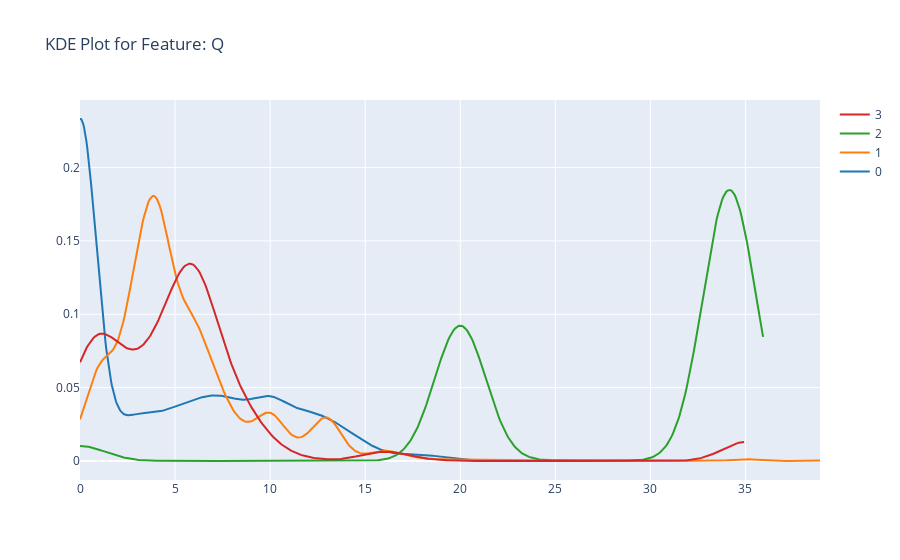
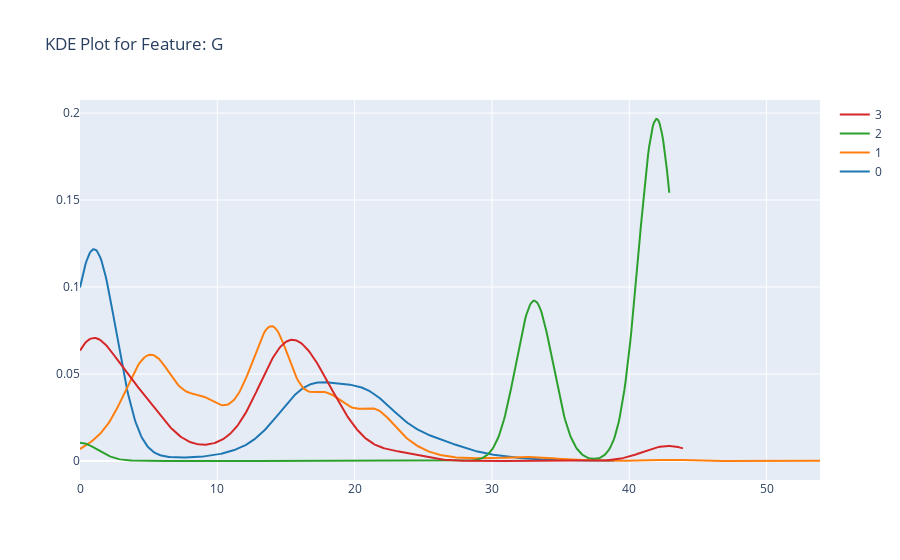
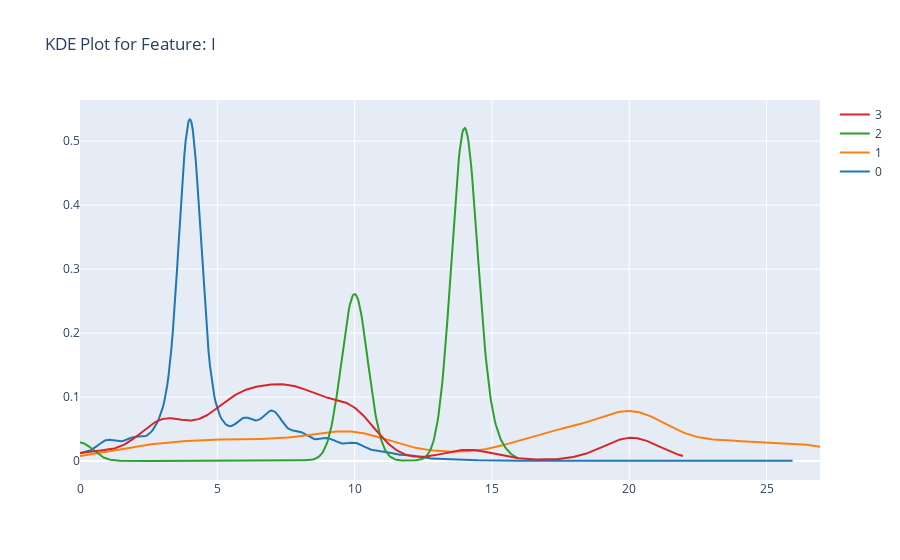

Notebook source saved alongside these figures, in order:
### Markdown cell above
## KDE Plots

### Code cell
import plotly.figure_factory as ff

# Example: Select top 3 features for KDE
top_features = importance_df['Feature'].head(3).tolist()

# Prepare KDEs for each class
for feature in top_features:
    class_values = []
    class_names = []

    for label in y.unique():
        class_values.append(df[df['label_encoded'] == label][feature])
        class_names.append(str(label))
    
    fig = ff.create_distplot(class_values, class_names, show_hist=False, show_rug=False)
    fig.update_layout(title=f"KDE Plot for Feature: {feature}")
    fig.show()

### Figure 1 — Plotly figure (JSON) as saved in the notebook; plotly's stock layout.template omitted (floating-point values rounded to 4 significant figures; data arrays with more than 128 entries replaced by an {"elided": "..."} marker saying what was removed)
{"data": [{"legendgroup": "0", "marker": {"color": "rgb(31, 119, 180)"}, "mode": "lines", "name": "0", "showlegend": true, "type": "scatter", "x": {"elided": "500 float values"}, "xaxis": "x", "y": {"elided": "500 float values"}, "yaxis": "y"}, {"legendgroup": "1", "marker": {"color": "rgb(255, 127, 14)"}, "mode": "lines", "name": "1", "showlegend": true, "type": "scatter", "x": {"elided": "500 float values"}, "xaxis": "x", "y": {"elided": "500 float values"}, "yaxis": "y"}, {"legendgroup": "2", "marker": {"color": "rgb(44, 160, 44)"}, "mode": "lines", "name": "2", "showlegend": true, "type": "scatter", "x": {"elided": "500 float values"}, "xaxis": "x", "y": {"elided": "500 float values"}, "yaxis": "y"}, {"legendgroup": "3", "marker": {"color": "rgb(214, 39, 40)"}, "mode": "lines", "name": "3", "showlegend": true, "type": "scatter", "x": {"elided": "500 float values"}, "xaxis": "x", "y": {"elided": "500 float values"}, "yaxis": "y"}], "layout": {"barmode": "overlay", "hovermode": "closest", "legend": {"traceorder": "reversed"}, "title": {"text": "KDE Plot for Feature: Q"}, "xaxis": {"anchor": "y2", "domain": [0, 1], "zeroline": false}, "yaxis": {"anchor": "free", "domain": [0, 1], "position": 0}}}

### Figure 2 — Plotly figure (JSON) as saved in the notebook; plotly's stock layout.template omitted (floating-point values rounded to 4 significant figures; data arrays with more than 128 entries replaced by an {"elided": "..."} marker saying what was removed)
{"data": [{"legendgroup": "0", "marker": {"color": "rgb(31, 119, 180)"}, "mode": "lines", "name": "0", "showlegend": true, "type": "scatter", "x": {"elided": "500 float values"}, "xaxis": "x", "y": {"elided": "500 float values"}, "yaxis": "y"}, {"legendgroup": "1", "marker": {"color": "rgb(255, 127, 14)"}, "mode": "lines", "name": "1", "showlegend": true, "type": "scatter", "x": {"elided": "500 float values"}, "xaxis": "x", "y": {"elided": "500 float values"}, "yaxis": "y"}, {"legendgroup": "2", "marker": {"color": "rgb(44, 160, 44)"}, "mode": "lines", "name": "2", "showlegend": true, "type": "scatter", "x": {"elided": "500 float values"}, "xaxis": "x", "y": {"elided": "500 float values"}, "yaxis": "y"}, {"legendgroup": "3", "marker": {"color": "rgb(214, 39, 40)"}, "mode": "lines", "name": "3", "showlegend": true, "type": "scatter", "x": {"elided": "500 float values"}, "xaxis": "x", "y": {"elided": "500 float values"}, "yaxis": "y"}], "layout": {"barmode": "overlay", "hovermode": "closest", "legend": {"traceorder": "reversed"}, "title": {"text": "KDE Plot for Feature: G"}, "xaxis": {"anchor": "y2", "domain": [0, 1], "zeroline": false}, "yaxis": {"anchor": "free", "domain": [0, 1], "position": 0}}}

### Figure 3 — Plotly figure (JSON) as saved in the notebook; plotly's stock layout.template omitted (floating-point values rounded to 4 significant figures; data arrays with more than 128 entries replaced by an {"elided": "..."} marker saying what was removed)
{"data": [{"legendgroup": "0", "marker": {"color": "rgb(31, 119, 180)"}, "mode": "lines", "name": "0", "showlegend": true, "type": "scatter", "x": {"elided": "500 float values"}, "xaxis": "x", "y": {"elided": "500 float values"}, "yaxis": "y"}, {"legendgroup": "1", "marker": {"color": "rgb(255, 127, 14)"}, "mode": "lines", "name": "1", "showlegend": true, "type": "scatter", "x": {"elided": "500 float values"}, "xaxis": "x", "y": {"elided": "500 float values"}, "yaxis": "y"}, {"legendgroup": "2", "marker": {"color": "rgb(44, 160, 44)"}, "mode": "lines", "name": "2", "showlegend": true, "type": "scatter", "x": {"elided": "500 float values"}, "xaxis": "x", "y": {"elided": "500 float values"}, "yaxis": "y"}, {"legendgroup": "3", "marker": {"color": "rgb(214, 39, 40)"}, "mode": "lines", "name": "3", "showlegend": true, "type": "scatter", "x": {"elided": "500 float values"}, "xaxis": "x", "y": {"elided": "500 float values"}, "yaxis": "y"}], "layout": {"barmode": "overlay", "hovermode": "closest", "legend": {"traceorder": "reversed"}, "title": {"text": "KDE Plot for Feature: I"}, "xaxis": {"anchor": "y2", "domain": [0, 1], "zeroline": false}, "yaxis": {"anchor": "free", "domain": [0, 1], "position": 0}}}
